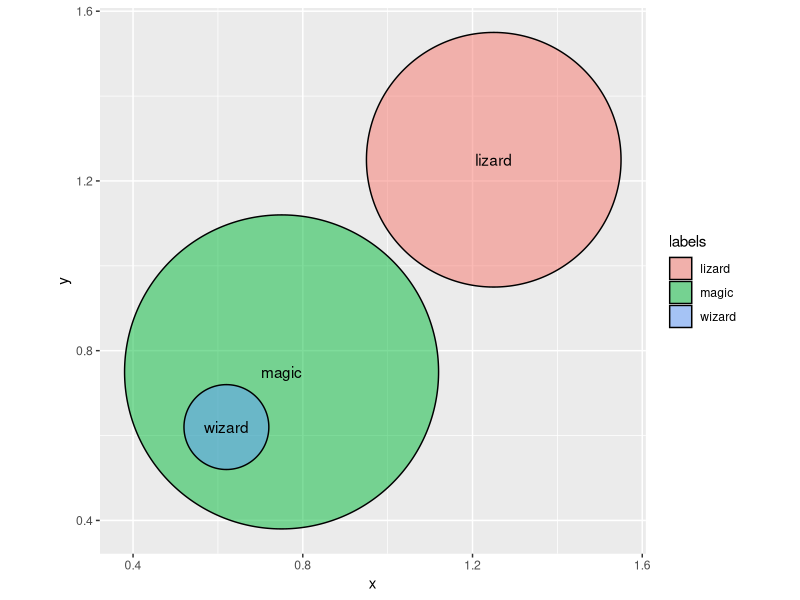

Generate this figure with R:
## ---- chunk 1
knitr::opts_chunk$set(echo = FALSE, warning = FALSE, message = FALSE)
options( digits = 2, scipen = 99999)
## ---- chunk 2
library(kableExtra)
library(knitr)

caption <- "implication truth table"
  
truth <- data.frame(
  P0 = c(T, T, F, F),
  Q0 = c(T, F, T, F),
  ifPthenQ = c(T, F, T, T)
)

colnames(truth) <- c("P", "Q", "if P then Q")

kable(truth, align = "c", caption = caption, escape = FALSE) %>% 
  kable_styling(full_width = F)
## ---- chunk 3
library(kableExtra)
caption <- "modus ponens deduction"
major <- "if A is true, then B is true"
minor <- "B is true"
conclusion <- "therefore, A is true"
argument <- rbind(major, minor, conclusion)
knitr::kable(argument, align = "c", caption = caption) %>% 
  kable_styling(full_width = F) %>%
  row_spec(2, hline_after = T)
## ---- chunk 4
library(dplyr)
library(tidyverse)
library(ggforce)

labels <- c("magic", "wizard", "lizard")
x <- c(0.75, 0.62, 1.25)
y <- c(0.75, 0.62, 1.25)
r <- c(0.37, 0.1, 0.3)
logic_df <- data.frame(labels = labels, x = x, y = y, r = r)
logic_df %>% 
      ggplot() +
        geom_circle(aes(x0 = x, y0 = y, r = r, fill=labels), alpha = .5) +
        #facet_wrap(~animal) +
        geom_text(aes(x = x, y = y, label = labels)) +
        coord_fixed()

## ---- chunk 5
library(kableExtra)
library(knitr)

caption <- "modus ponens truth table"
  
truth <- data.frame(
  P0 = c(T, T, F, F),
  Q0 = c(T, F, T, F),
  ifPthenQ = c(T, F, T, T),
  P1 = c(T, T, F, F),
  Q1 = c(T, F, T, F)
)

colnames(truth) <- c("P", "Q", "if P then Q", "P", "Q")

kable(truth, align = "c", caption = caption, escape = FALSE) %>% 
  kable_styling(full_width = F)
## ---- chunk 6
library(kableExtra)
caption <- "modus ponens plausibility"
major <- "if A is true, then B is true"
minor <- "B is true"
conclusion <- "therefore, A becomes more plausible"
argument <- rbind(major, minor, conclusion)
knitr::kable(argument, align = "c", caption = caption) %>% 
  kable_styling(full_width = F) %>%
  row_spec(2, hline_after = T)
## ---- chunk 7
library(kableExtra)
caption <- "modus tollens deduction"
major <- "if A is true, then B is true"
minor <- "A is false"
conclusion <- "therefore, B is false"
argument <- rbind(major, minor, conclusion)
knitr::kable(argument, align = "c", caption = caption) %>% 
  kable_styling(full_width = F) %>% 
  row_spec(2, extra_latex_after = "\\cline(2)")
#%>% row_spec(1, hline_after = T)
## ---- chunk 8
library(kableExtra)
caption <- "modus tollens plausibility"
major <- "if A is true, then B is true"
minor <- "A is false"
conclusion <- "therefore, B becomes less plausible"
argument <- rbind(major, minor, conclusion)
knitr::kable(argument, align = "c", caption = caption) %>% 
  kable_styling(full_width = F) %>% 
  row_spec(2, extra_latex_after = "\\cline(2)")
#%>% row_spec(1, hline_after = T)
## ---- chunk 9
library(kableExtra)
library(knitr)

caption <- "voter conjectures"
  
conjectures <- data.frame(
  c1 = c("${\\color{red}\\Box}$", "${\\color{blue}\\Box}$", "${\\color{blue}\\Box}$", "${\\color{blue}\\Box}$", "${\\color{blue}\\Box}$"),
  c2 = c("${\\color{red}\\Box}$", "${\\color{red}\\Box}$", "${\\color{blue}\\Box}$", "${\\color{blue}\\Box}$", "${\\color{blue}\\Box}$"),
  c3 = c("${\\color{red}\\Box}$", "${\\color{red}\\Box}$", "${\\color{red}\\Box}$", "${\\color{blue}\\Box}$", "${\\color{blue}\\Box}$"),
  c4 = c("${\\color{red}\\Box}$", "${\\color{red}\\Box}$", "${\\color{red}\\Box}$", "${\\color{red}\\Box}$", "${\\color{blue}\\Box}$")
)

colnames(conjectures) <- c("1", "2", "3", "4")

kable(conjectures, align = "c", caption = caption, escape = FALSE) %>% 
  kable_styling(full_width = F)
## ---- chunk 10
library(kableExtra)
library(knitr)

caption <- "ways voter conjectures turn out"
  
conjectures <- data.frame(
  c1 = c("${\\color{red}\\Box}$", "${\\color{blue}\\Box}$", "${\\color{blue}\\Box}$", "${\\color{blue}\\Box}$", "${\\color{blue}\\Box}$"),
  c2 = c("${\\color{red}\\Box}$", "${\\color{red}\\Box}$", "${\\color{blue}\\Box}$", "${\\color{blue}\\Box}$", "${\\color{blue}\\Box}$"),
  c3 = c("${\\color{red}\\Box}$", "${\\color{red}\\Box}$", "${\\color{red}\\Box}$", "${\\color{blue}\\Box}$", "${\\color{blue}\\Box}$"),
  c4 = c("${\\color{red}\\Box}$", "${\\color{red}\\Box}$", "${\\color{red}\\Box}$", "${\\color{red}\\Box}$", "${\\color{blue}\\Box}$"),
  p =  c("0.00", "0.25", "0.50", "0.75", "1.00"),
  ways = c("0 x 4 x 0 = 0", "1 x 3 x 1 = 3", "2 x 2 x 2 = 8", "3 x 1 x 3 = 9 ", "4 x 0 x 4 = 0" ),
  relative = c( 0, 0.15, 0.40, 0.45, 0)
)

colnames(conjectures) <- c("1", "2", "3", "4", "proportion", "ways", "plausibility" )

kable(conjectures, align = "c", caption = caption, escape = FALSE) %>% 
  kable_styling(full_width = F)
